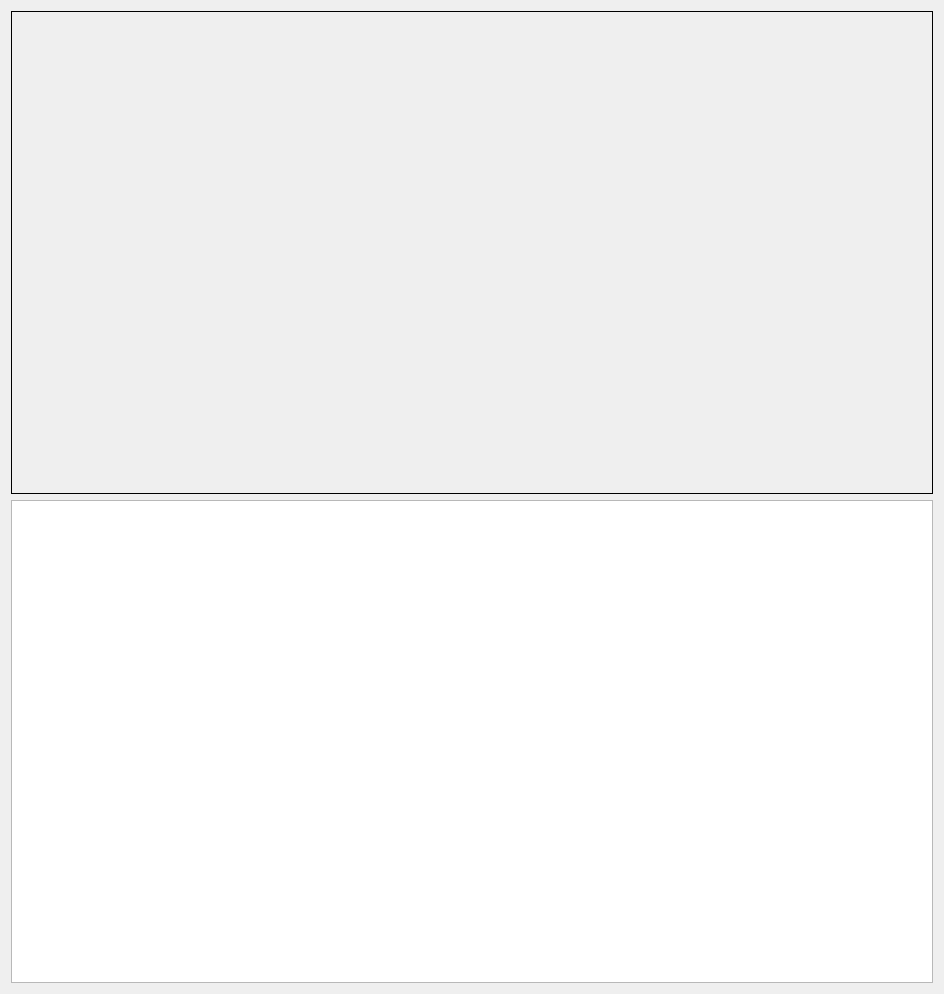
<?xml version="1.0" encoding="UTF-8"?>
<ui version="4.0">
 <class>MainWindow</class>
 <widget class="QMainWindow" name="MainWindow">
  <property name="geometry">
   <rect>
    <x>0</x>
    <y>0</y>
    <width>944</width>
    <height>994</height>
   </rect>
  </property>
  <property name="windowTitle">
   <string>MainWindow</string>
  </property>
  <widget class="QWidget" name="centralWidget">
   <layout class="QGridLayout" name="gridLayout" rowstretch="1,1">
    <item row="0" column="0">
     <widget class="QLabel" name="kinect_screen">
      <property name="autoFillBackground">
       <bool>true</bool>
      </property>
      <property name="frameShape">
       <enum>QFrame::Box</enum>
      </property>
      <property name="text">
       <string/>
      </property>
      <property name="alignment">
       <set>Qt::AlignCenter</set>
      </property>
     </widget>
    </item>
    <item row="1" column="0">
     <widget class="QPlainTextEdit" name="text_panel">
      <property name="font">
       <font>
        <family>Arial</family>
        <pointsize>14</pointsize>
       </font>
      </property>
     </widget>
    </item>
   </layout>
  </widget>
 </widget>
 <layoutdefault spacing="6" margin="11"/>
 <resources/>
 <connections/>
</ui>
